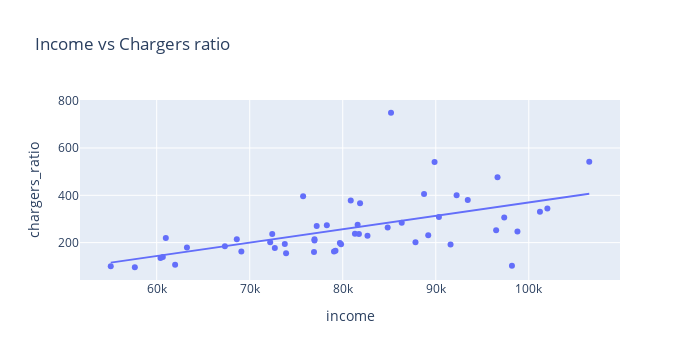

Write notebook code for a chart like this one.
### Code cell
# Compare the data of EV chargers ratio and Income by showing the scatter plot.
fig = px.scatter(
    ev_income,
    x='income',
    y='chargers_ratio',
    title='Income vs Chargers ratio',
    trendline='ols'
)

fig.update_layout(width=700)
fig.show()

### Figure 1 — Plotly figure (JSON) as saved in the notebook; plotly's stock layout.template omitted (floating-point values rounded to 4 significant figures)
{"data": [{"hovertemplate": "income=%{x}<br>chargers_ratio=%{y}<extra></extra>", "legendgroup": "", "marker": {"color": "#636efa", "symbol": "circle"}, "mode": "markers", "name": "", "orientation": "v", "showlegend": false, "type": "scatter", "x": [98190, 60660, 63250, 82660, 89870, 96640, 92240, 86340, 72200, 72420, 97360, 80860, 73910, 87820, 76910, 84830, 61980, 57650, 106500, 102000, 75740, 76960, 90340, 78290, 55060, 79220, 68610, 76960, 89190, 98780, 91590, 60980, 81310, 81600, 73770, 67330, 88740, 79820, 81860, 69100, 81740, 72700, 79060, 101200, 96490, 85190, 93440, 79690, 60410, 77200], "xaxis": "x", "y": [102.3, 138.6, 179.6, 229.2, 541.0, 476.0, 399.8, 283.9, 201.4, 235.9, 306.6, 378.2, 154.7, 201.6, 160.2, 263.6, 106.5, 95.76, 541.7, 344.0, 395.5, 214.5, 308.3, 272.9, 100.4, 166.0, 213.7, 209.2, 231.5, 246.8, 192.3, 219.0, 237.3, 275.5, 194.2, 185.0, 405.8, 193.2, 366.8, 162.3, 236.0, 177.1, 162.8, 330.9, 252.6, 749.1, 380.4, 198.4, 135.0, 270.5], "yaxis": "y"}, {"hovertemplate": "<b>OLS trendline</b><br>chargers_ratio = 0.00565483 * income + -196.06<br>R<sup>2</sup>=0.309426<br><br>income=%{x}<br>chargers_ratio=%{y} <b>(trend)</b><extra></extra>", "legendgroup": "", "marker": {"color": "#636efa", "symbol": "circle"}, "mode": "lines", "name": "", "showlegend": false, "type": "scatter", "x": [55060, 57650, 60410, 60660, 60980, 61980, 63250, 67330, 68610, 69100, 72200, 72420, 72700, 73770, 73910, 75740, 76910, 76960, 76960, 77200, 78290, 79060, 79220, 79690, 79820, 80860, 81310, 81600, 81740, 81860, 82660, 84830, 85190, 86340, 87820, 88740, 89190, 89870, 90340, 91590, 92240, 93440, 96490, 96640, 97360, 98190, 98780, 101200, 102000, 106500], "xaxis": "x", "y": [115.3, 129.9, 145.5, 147.0, 148.8, 154.4, 161.6, 184.7, 191.9, 194.7, 212.2, 213.5, 215.0, 221.1, 221.9, 232.2, 238.9, 239.1, 239.1, 240.5, 246.7, 251.0, 251.9, 254.6, 255.3, 261.2, 263.7, 265.4, 266.2, 266.8, 271.4, 283.6, 285.7, 292.2, 300.5, 305.8, 308.3, 312.1, 314.8, 321.9, 325.5, 332.3, 349.6, 350.4, 354.5, 359.2, 362.5, 376.2, 380.7, 406.2], "yaxis": "y"}], "layout": {"height": 360, "legend": {"tracegroupgap": 0}, "title": {"text": "Income vs Chargers ratio"}, "width": 700, "xaxis": {"anchor": "y", "autorange": true, "domain": [0, 1], "range": [51750.0, 109800.0], "title": {"text": "income"}, "type": "linear"}, "yaxis": {"anchor": "x", "autorange": true, "domain": [0, 1], "range": [41.85, 803.0], "title": {"text": "chargers_ratio"}, "type": "linear"}}}
